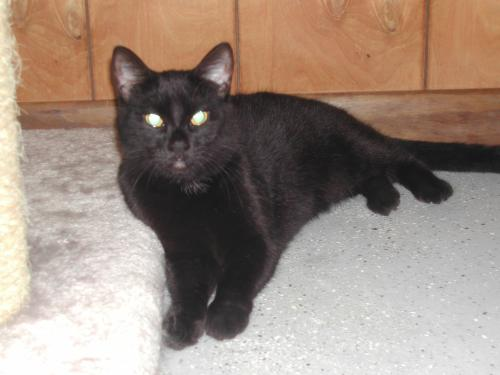
#> input picture PetImages/Cat/cat.00082.jpg, 500 x 375 px, found by its file name; its folder holds 4 pictures in this run
$ jupyter execute --allow-errors SVM.ipynb
#> lines starting #> are read from the running program, lines starting #| are printed output that depends on the picture
[cell 1]
import os
from PIL import Image
import numpy as np
from sklearn import svm
from sklearn.metrics import accuracy_score, classification_report
from sklearn.model_selection import train_test_split

[cell 2]
def load_images_from_folder(folder, target_label):
#> called with target_label = 0
    images = []
    labels = []
    for filename in os.listdir(folder):
        try:
            img = Image.open(os.path.join(folder, filename)).convert('RGB')  # 确保图像是 RGB
#> img is the input picture: PIL image 500x375 RGB; mean R, G, B 155.4, 138.3, 126.7
            img = img.resize((128, 128))  # 调整大小
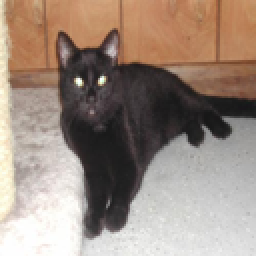
#> img: PIL image 128x128 RGB (shown 2 times larger); mean R, G, B 155.4, 138.3, 126.7
            hist = np.array(img.histogram()).reshape(3, 256).flatten().astype("float64")  # 获取 RGB 直方图并展平
#> hist = 768 values, max 326 at index 254, min 0 at index 0, mean 64
            hist /= hist.sum()  # 对直方图进行规范化
#> hist = 768 values, max 0.00663 at index 254, min 0 at index 0, mean 0.0013
            images.append(hist)
            labels.append(target_label)
        except Exception as e:
            print(f"无法处理文件 {filename}，错误: {e}")
#> pass 2 of the loop in load_images_from_folder, `for filename in os.listdir(folder):`:
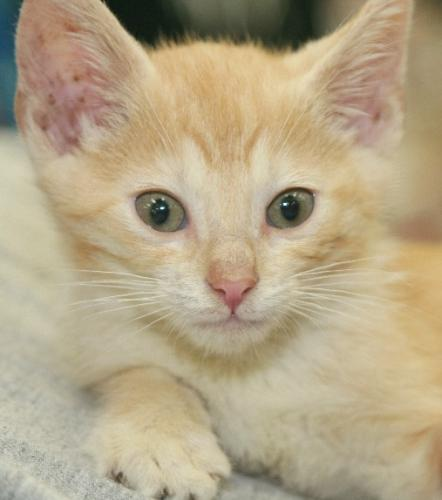
#> input picture PetImages/Cat/cat.00179.jpg, 442 x 500 px, found by its file name
#> in load_images_from_folder, img is the input picture: PIL image 442x500 RGB; mean R, G, B 179.2, 164.5, 134.4
#> in load_images_from_folder, `img = img.resize((128, 128))`:
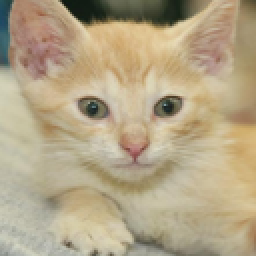
#> img: PIL image 128x128 RGB (shown 2 times larger); mean R, G, B 179.2, 164.5, 134.4
#> in load_images_from_folder, `hist = np.array(img.histogram()).reshape(3, 256).flatten().astype("flo..`: hist = 768 values, max 342 at index 187, min 0 at index 0, mean 64
#> in load_images_from_folder, `hist /= hist.sum()`: hist = 768 values, max 0.00696 at index 187, min 0 at index 0, mean 0.0013
#> pass 3 of the loop in load_images_from_folder, `for filename in os.listdir(folder):`:
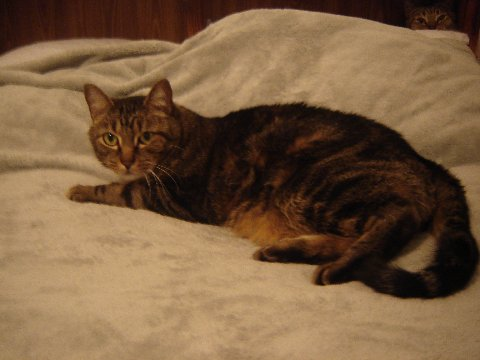
#> input picture PetImages/Cat/cat.00451.jpg, 480 x 360 px, found by its file name
#> in load_images_from_folder, img is the input picture: PIL image 480x360 RGB; mean R, G, B 121.1, 92.5, 63.8
#> in load_images_from_folder, `img = img.resize((128, 128))`:
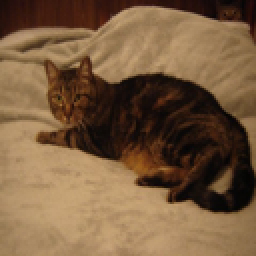
#> img: PIL image 128x128 RGB (shown 2 times larger); mean R, G, B 121.1, 92.5, 63.9
#> in load_images_from_folder, `hist = np.array(img.histogram()).reshape(3, 256).flatten().astype("flo..`: hist = 768 values, max 522 at index 522, min 0 at index 0, mean 64
#> in load_images_from_folder, `hist /= hist.sum()`: hist = 768 values, max 0.0106 at index 522, min 0 at index 0, mean 0.0013
#> the loop made 4 passes; the first 3 are shown
    return np.array(images), np.array(labels)

cat_data, cat_labels = load_images_from_folder('D:\\30877\\Documents\\archive\\PetImages\\Cat', 0)
print("Cat labels shape and content:", cat_labels.shape, cat_labels)
#> (the rest of this cell did not finish here and is left out)

print("Dog labels shape and content:", dog_labels.shape, dog_labels)

# 组合数据
X = np.concatenate((cat_data, dog_data))
y = np.concatenate((cat_labels, dog_labels))
